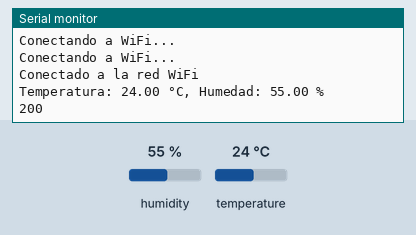
This sketch was run on a simulated ESP32. Shown: the last lines printed to the serial monitor. The inputs (shaded band) are chosen by the test bench; at power-on: humidity 55 %, temperature 24 °C. WiFi joins after 1.5 s; servers stay silent unless stated; uploads are accepted with an empty reply.

Above: at 3.2 s.
3.3 s: humidity set to 22 %
10.9 s: temperature set to 12 °C
At 12.4 s:
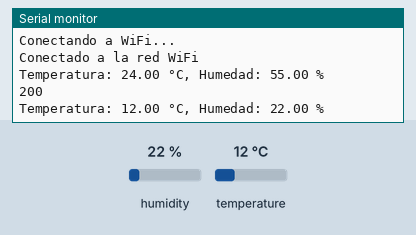
18.5 s: humidity set to 40 %
At 24.1 s:
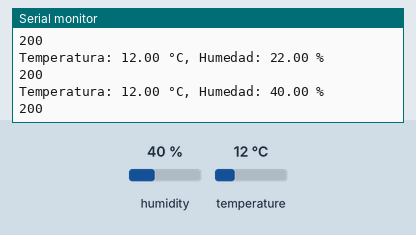

Measured:
- after the input at 10.9 s, the serial monitor: prints a new line after 1.3 s (image 1)
- after the input at 18.5 s, the serial monitor: prints a new line after 4.0 s (image 2)

The sketch:

Proyecto_2.ino
```cpp
// Librerías necesarias
#include <HTTPClient.h> // Incluye la librería HTTPClient para realizar solicitudes HTTP.
#include <WiFiMulti.h>  // Incluye la librería WiFiMulti para gestionar conexiones WiFi.
#include <WiFiClient.h>
#include "DHT.h" // Incluye la librería DHT para gestionar el sensor de temperatura y humedad.

// Definición del pin y tipo de sensor DHT
#define DHTPIN 14      // Pin donde está conectado el DHT en ESP32
#define DHTTYPE DHT11 // Puedes cambiarlo por DHT22 si es necesario

DHT dht(DHTPIN, DHTTYPE); // Inicializa el sensor DHT

// Credenciales WiFi
const char* ssid = "Estudiantes";
const char* password = "Ci3nt1f1c0@24";

// Servidor donde enviarás los datos (ajusta esto según tu configuración)
const char* serverName = "zapatazojeje.x10.mx";

void setup() {
  // Inicia el puerto serial
  Serial.begin(115200);

  // Inicia el sensor DHT
  dht.begin();

  // Conecta a la red WiFi
  WiFi.begin(ssid, password);
  while (WiFi.status() != WL_CONNECTED) {
    delay(1000);
    Serial.println("Conectando a WiFi...");
  }
  Serial.println("Conectado a la red WiFi");
}

void loop() {
  // Lee los valores del sensor DHT
  float temperatura = dht.readTemperature();
  float humedad = dht.readHumidity();

  // Verifica si los valores son válidos
  if (isnan(temperatura) || isnan(humedad)) {
    Serial.println("Fallo en la lectura del sensor DHT");
    return;
  }

  // Imprime los valores en el puerto serial
  Serial.print("Temperatura: ");
  Serial.print(temperatura);
  Serial.print(" °C, Humedad: ");
  Serial.print(humedad);
  Serial.println(" %");

  // Si está conectado al WiFi, envía los datos al servidor
  if (WiFi.status() == WL_CONNECTED) {
    HTTPClient http;

    // Formatea los datos en JSON para enviar
    String postData = "temperatura=" + String(temperatura) + "&humedad=" + String(humedad);

    // Realiza la petición POST al servidor
    http.begin(serverName);
    http.addHeader("Content-Type", "application/x-www-form-urlencoded");
    int httpResponseCode = http.POST(postData);

    // Verifica la respuesta del servidor
    if (httpResponseCode > 0) {
      String response = http.getString();
      Serial.println(httpResponseCode);
      Serial.println(response);
    } else {
      Serial.print("Error en la solicitud POST: ");
      Serial.println(httpResponseCode);
    }

    // Finaliza la conexión HTTP
    http.end();
  }

  // Espera 10 segundos antes de volver a leer y enviar los datos
  delay(10000);
}
```
